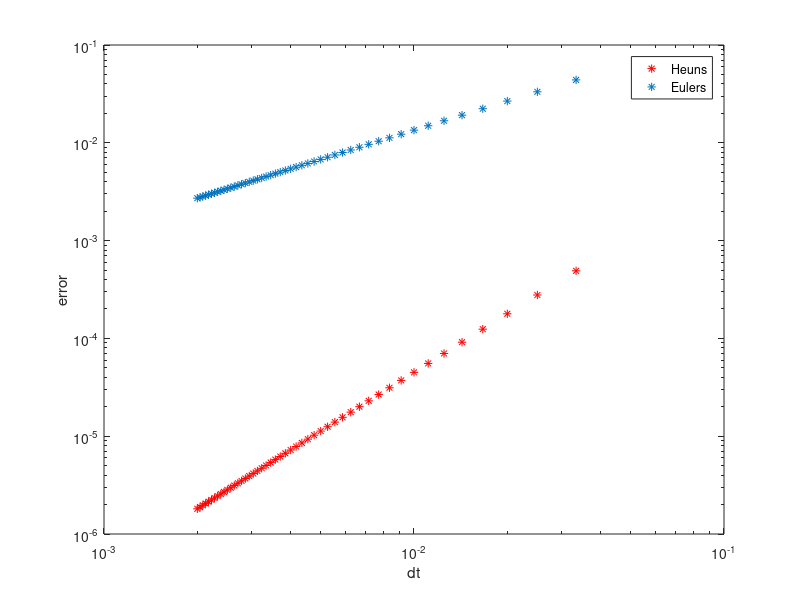

The MATLAB script that drew this image:
%% Heun's Method 
% For the system:    y' = ry,   y(0) = 1   over the interval [0,T]
%% True Solution
clear all
N=30:10:500; T=1; r=1; % N is # of approximations to make for y(T)
%dt=zeros(1,length(N));
%c=10; % constant interval of increase for dt
%n=zeros(N,1);
dt = T./N;
y0=1; k=y0; % ytrue(1)=y(0) init. condition
ytrue=k*exp(r*T);
%% Heun's Approximation 
% yheun=zeros(N+1,1); yheun(1)=ytrue(1);
j=1;
errheun=zeros(size(dt,2),1);
while (j<=size(dt,2))
    yheun=y0;
    i=2;
    while (i<=N(j)+1)
        k1=r*yheun; k2=r*(yheun+dt(j)*k1);
        yheun=yheun+.5*dt(j)*(k1+k2);
        i=i+1;
    end
    errheun(j)=abs(yheun-ytrue);
    j=j+1;
end
%loglog([0:c:dt(N)],errheun,'r*')
%% Euler's Method
%yeuler=zeros(N+1,1); yeuler(1)=ytrue(1); 
erreul=zeros(size(dt,2),1);
j=1;
while (j<=size(dt,2))
    yeuler=y0;
    i=2;
    while (i<=(N(j)+1))
        yeuler=yeuler+dt(j)*r*yeuler;
        i=i+1;
    end
    erreul(j)=abs(yeuler-ytrue); 
    j=j+1;
end    
loglog(dt,errheun,'r*',dt,erreul,'*'); %hold off
xlabel('dt')
ylabel('error')
legend('Heuns','Eulers')
